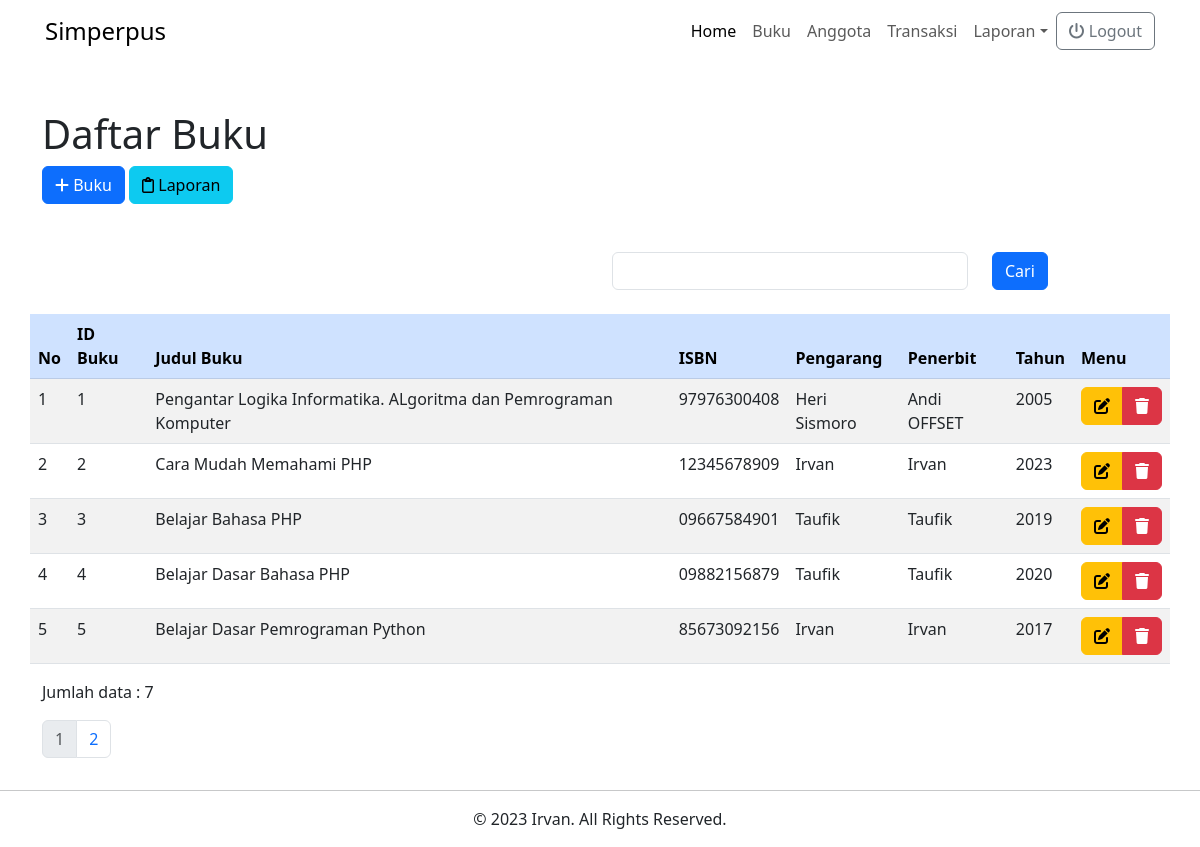
/buku-read.php (signed in), run on the app's committed database.
### tables this page shows
CREATE TABLE `buku` (
  `id_buku` int NOT NULL,
  `judul_buku` varchar(100) DEFAULT NULL,
  `isbn` varchar(20) DEFAULT NULL,
  `pengarang` varchar(20) DEFAULT NULL,
  `penerbit` varchar(20) DEFAULT NULL,
  `tahun` year DEFAULT NULL
);

### buku-read.php (the view, shortened to what this page needs)
<!DOCTYPE html>
<html lang="en">
<head>
    <link href="https://cdn.jsdelivr.net/npm/bootstrap@5.3.0/dist/css/bootstrap.min.css" rel="stylesheet" />
    <link rel="stylesheet" href="./src/style/style.css" />
    <link rel="stylesheet" href="https://cdnjs.cloudflare.com/ajax/libs/font-awesome/6.4.0/css/all.min.css" />
</head>
<body>
    <?php
    include_once 'navbar.php';
    ?>
    <div class="container">
        <div class="row">
            <div class="col-12">
                <div class="row">
                    <div class="col-lg-12 my-5">
                        <h1>Daftar Buku</h1>
                        <a href="buku-add.php" class="btn btn-primary"><i class="fa-solid fa-plus"></i> Buku</a>
                        <a href="buku-lap.php" class="btn btn-info"><i class="fa-sharp fa-regular fa-clipboard"></i> Laporan</a>
                    </div>
                </div>
                <form method="POST" class="row mb-4">
                    <div class="col-lg-4 offset-lg-6">
                        <input type="text" name="pencarian" class="form-control" />
                    </div>
                    <div class="col-lg-2">
                        <button class="btn btn-primary">Cari</button>
                    </div>
                </form>
                <div class="row">
                    <table class="table table-hover table-striped">
                        <thead class="table-primary">
                            <tr>
                                <th>No</th>
                                <th>ID Buku</th>
                                <th>Judul Buku</th>
                                <th>ISBN</th>
                                <th>Pengarang</th>
                                <th>Penerbit</th>
                                <th>Tahun</th>
                                <th>Menu</th>
                            </tr>
                        </thead>
                        <tbody>
                            <?php
                            include_once "koneksi.php";
                            $batas = 5;
                            extract($_GET);
                            if (empty($hal)) {
                                $posisi = 0;
                                $hal = 1;
                                $no = 1;
                            } else {
                                $posisi = ($hal - 1) * $batas;
                                $no = $posisi + 1;
                            }
                            if (@$_POST['pencarian']) {
                                $pencarian = trim(mysqli_real_escape_string($koneksi, $_POST['pencarian']));
                                if ($pencarian != "") {
                                    $query = "SELECT * FROM buku WHERE
                                        id_buku LIKE '%$pencarian%'
                                        OR judul_buku like '%$pencarian%'
                                        OR isbn like '%$pencarian%'
                                        OR pengarang like '%$pencarian%'
                                        OR penerbit like '%$pencarian%'
                                        OR tahun like '%$pencarian%'";
                                    $queryJml = $query;
                                } else {
                                    $query = "SELECT * FROM buku LIMIT $posisi, $batas";
                                    $queryJml = "SELECT * FROM buku";
                                }
                            } else {
                                $query = "SELECT * FROM buku LIMIT $posisi, $batas";
                                $queryJml = "SELECT * FROM buku";
                            }
                            $data_buku = mysqli_query($koneksi, $query);
                            if (mysqli_num_rows($data_buku) > 0) {
                                foreach ($data_buku as $key => $value) {
                            ?>
                                    <tr>
                                        <td><?= $no ?></td>
                                        <td><?= $value['id_buku'] ?></td>
                                        <td><?= $value['judul_buku'] ?></td>
                                        <td><?= $value['isbn'] ?></td>
                                        <td><?= $value['pengarang'] ?></td>
                                        <td><?= $value['penerbit'] ?></td>
                                        <td><?= $value['tahun'] ?></td>
                                        <td>
                                            <div class="btn-group" role="group" aria-label="Basic example">
                                                <a href="buku-add.php?id=<?= $value["id_buku"] ?>" class="btn btn-warning"><i class="fa-solid fa-pen-to-square"></i></a>
                                                <a href="buku_act.php?id=<?= $value["id_buku"] ?>" class="btn btn-danger"><i class="fa-sharp fa-solid fa-trash"></i></a>
                                            </div>
                                        </td>
                                    </tr>
                                <?php
                                    $no++;
                                }
                            } else {
                                ?>
                                <tr>
                                    <td colspan="7">Data Tidak Ditemukan</td>
                                </tr>
                            <?php
                            }
                            ?>
                        </tbody>
                    </table>
                    <div class="float-start">
                        <?php
                        if (isset($_POST['pencarian'])) {
                            if ($_POST['pencarian'] != '') {
                                $jml = mysqli_num_rows(mysqli_query($koneksi, $queryJml));
                                echo '<p>Data Hasil Pencarian : ' . $jml . '</p>';
                            }
                        } else {
                            $jml = mysqli_num_rows(mysqli_query($koneksi, $queryJml));
                            echo '<p>Jumlah data : ' . $jml . '</p>';
                        }
                        ?>
                    </div>
                    <nav class="float-end" aria-label="Page navigation example">
                        <ul class="pagination">
                            <?php
                            $jml_hal = ceil($jml / $batas);
                            for ($i = 1; $i <= $jml_hal; $i++) {
                                if ($i != $hal) {
                            ?>
                                    <li class="page-item"><a class="page-link" href="buku-read.php?hal=<?= $i ?>"><?= $i ?></a></li>
                                <?php
                                } else {
                                ?>
                                    <li class="page-item"><a class="page-link disabled"><?= $i ?></a></li>
                            <?php
                                }
                            }
                            ?>
                        </ul>
                    </nav>
                </div>
            </div>
        </div>
    </div>
    <?php
    include_once 'footer.php';
    ?>
</body>
</html>

### data on the page
buku: id_buku "1", judul_buku "Pengantar Logika Informatika. ALgoritma dan Pemrograman Komputer", isbn "97976300408", pengarang "Heri Sismoro", penerbit "Andi OFFSET", tahun "2005"
buku: id_buku "2", judul_buku "Cara Mudah Memahami PHP", isbn "12345678909", pengarang "Irvan", penerbit "Irvan", tahun "2023"
buku: id_buku "3", judul_buku "Belajar Bahasa PHP", isbn "09667584901", pengarang "Taufik", penerbit "Taufik", tahun "2019"
buku: id_buku "4", judul_buku "Belajar Dasar Bahasa PHP", isbn "09882156879", pengarang "Taufik", penerbit "Taufik", tahun "2020"
buku: id_buku "5", judul_buku "Belajar Dasar Pemrograman Python", isbn "85673092156", pengarang "Irvan", penerbit "Irvan", tahun "2017"

### other printed values
$jml "7"
